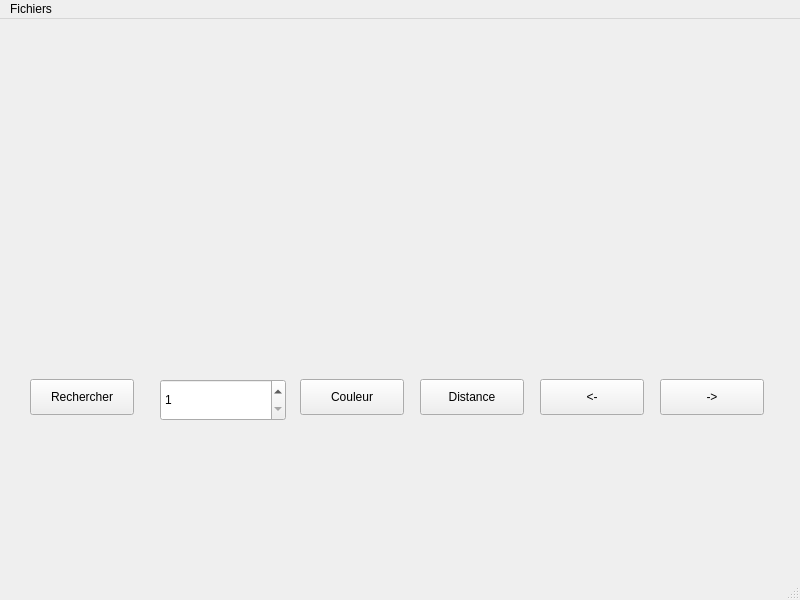
<?xml version="1.0" encoding="UTF-8"?>
<ui version="4.0">
 <class>IHM2</class>
 <widget class="QMainWindow" name="IHM2">
  <property name="geometry">
   <rect>
    <x>0</x>
    <y>0</y>
    <width>800</width>
    <height>600</height>
   </rect>
  </property>
  <property name="windowTitle">
   <string>Shazam des Océans</string>
  </property>
  <property name="windowIcon">
   <iconset>
    <normaloff>shazam_oceans.png</normaloff>shazam_oceans.png</iconset>
  </property>
  <property name="autoFillBackground">
   <bool>false</bool>
  </property>
  <widget class="QWidget" name="centralwidget">
   <widget class="QWidget" name="img_choisie" native="true">
    <property name="geometry">
     <rect>
      <x>10</x>
      <y>10</y>
      <width>771</width>
      <height>321</height>
     </rect>
    </property>
   </widget>
   <widget class="QPushButton" name="Rechercher">
    <property name="geometry">
     <rect>
      <x>30</x>
      <y>360</y>
      <width>104</width>
      <height>36</height>
     </rect>
    </property>
    <property name="text">
     <string>Rechercher</string>
    </property>
   </widget>
   <widget class="QSpinBox" name="nbr_choix">
    <property name="geometry">
     <rect>
      <x>160</x>
      <y>360</y>
      <width>126</width>
      <height>42</height>
     </rect>
    </property>
    <property name="minimum">
     <number>1</number>
    </property>
    <property name="maximum">
     <number>3</number>
    </property>
   </widget>
   <widget class="QPushButton" name="bouton_droit">
    <property name="geometry">
     <rect>
      <x>660</x>
      <y>360</y>
      <width>104</width>
      <height>36</height>
     </rect>
    </property>
    <property name="text">
     <string>-&gt;</string>
    </property>
   </widget>
   <widget class="QPushButton" name="bouton_gauche">
    <property name="geometry">
     <rect>
      <x>540</x>
      <y>360</y>
      <width>104</width>
      <height>36</height>
     </rect>
    </property>
    <property name="text">
     <string>&lt;-</string>
    </property>
   </widget>
   <widget class="QWidget" name="Image_12_13_25" native="true">
    <property name="geometry">
     <rect>
      <x>100</x>
      <y>410</y>
      <width>141</width>
      <height>141</height>
     </rect>
    </property>
   </widget>
   <widget class="QWidget" name="Image_11_23_35" native="true">
    <property name="geometry">
     <rect>
      <x>320</x>
      <y>410</y>
      <width>141</width>
      <height>141</height>
     </rect>
    </property>
   </widget>
   <widget class="QWidget" name="Image_22_32_45" native="true">
    <property name="geometry">
     <rect>
      <x>530</x>
      <y>410</y>
      <width>151</width>
      <height>131</height>
     </rect>
    </property>
   </widget>
   <widget class="QPushButton" name="Couleur">
    <property name="geometry">
     <rect>
      <x>300</x>
      <y>360</y>
      <width>104</width>
      <height>36</height>
     </rect>
    </property>
    <property name="text">
     <string>Couleur</string>
    </property>
   </widget>
   <widget class="QPushButton" name="Distance">
    <property name="geometry">
     <rect>
      <x>420</x>
      <y>360</y>
      <width>104</width>
      <height>36</height>
     </rect>
    </property>
    <property name="text">
     <string>Distance</string>
    </property>
   </widget>
  </widget>
  <widget class="QMenuBar" name="menubar">
   <property name="geometry">
    <rect>
     <x>0</x>
     <y>0</y>
     <width>800</width>
     <height>29</height>
    </rect>
   </property>
   <widget class="QMenu" name="menuFichiers">
    <property name="title">
     <string>Fichiers</string>
    </property>
    <addaction name="actionQuitter"/>
   </widget>
   <addaction name="menuFichiers"/>
  </widget>
  <widget class="QStatusBar" name="statusbar"/>
  <action name="actionQuitter">
   <property name="text">
    <string>Quitter</string>
   </property>
   <property name="shortcut">
    <string>Ctrl+Q</string>
   </property>
  </action>
 </widget>
 <resources/>
 <connections>
  <connection>
   <sender>actionQuitter</sender>
   <signal>triggered()</signal>
   <receiver>IHM2</receiver>
   <slot>close()</slot>
   <hints>
    <hint type="sourcelabel">
     <x>-1</x>
     <y>-1</y>
    </hint>
    <hint type="destinationlabel">
     <x>399</x>
     <y>299</y>
    </hint>
   </hints>
  </connection>
 </connections>
</ui>
